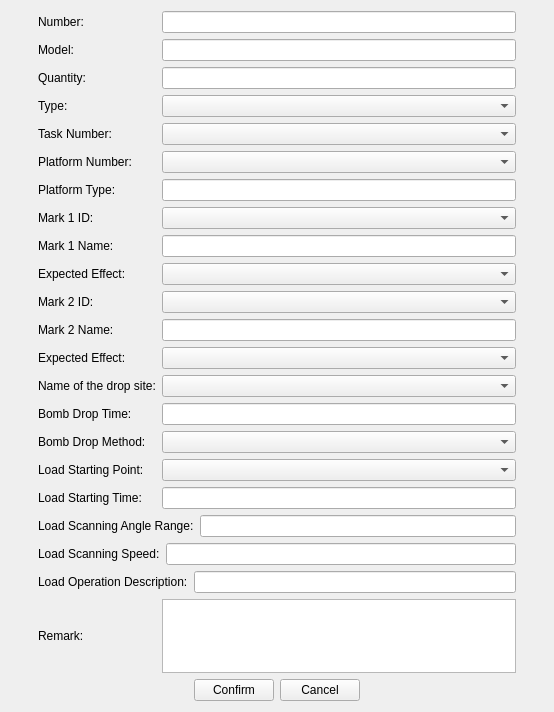
<?xml version="1.0" encoding="UTF-8"?>
<ui version="4.0">
 <class>CDlgMissionPlatformLoadEdit</class>
 <widget class="QWidget" name="CDlgMissionPlatformLoadEdit">
  <property name="geometry">
   <rect>
    <x>0</x>
    <y>0</y>
    <width>554</width>
    <height>712</height>
   </rect>
  </property>
  <property name="windowTitle">
   <string>Form</string>
  </property>
  <layout class="QHBoxLayout" name="horizontalLayout_24" stretch="1,18,1">
   <item>
    <spacer name="horizontalSpacer">
     <property name="orientation">
      <enum>Qt::Horizontal</enum>
     </property>
     <property name="sizeHint" stdset="0">
      <size>
       <width>32</width>
       <height>20</height>
      </size>
     </property>
    </spacer>
   </item>
   <item>
    <layout class="QVBoxLayout" name="verticalLayout" stretch="1,1,1,1,1,1,1,1,1,1,1,1,1,1,1,1,1,1,1,1,1,2,1">
     <item>
      <layout class="QHBoxLayout" name="horizontalLayout" stretch="1,3">
       <item>
        <widget class="QLabel" name="label">
         <property name="text">
          <string>Number:</string>
         </property>
        </widget>
       </item>
       <item>
        <widget class="QLineEdit" name="lineEdit"/>
       </item>
      </layout>
     </item>
     <item>
      <layout class="QHBoxLayout" name="horizontalLayout_2" stretch="1,3">
       <item>
        <widget class="QLabel" name="label_2">
         <property name="text">
          <string>Model:</string>
         </property>
        </widget>
       </item>
       <item>
        <widget class="QLineEdit" name="lineEdit_2"/>
       </item>
      </layout>
     </item>
     <item>
      <layout class="QHBoxLayout" name="horizontalLayout_11" stretch="1,3">
       <item>
        <widget class="QLabel" name="label_11">
         <property name="text">
          <string>Quantity:</string>
         </property>
        </widget>
       </item>
       <item>
        <widget class="QLineEdit" name="lineEdit_3"/>
       </item>
      </layout>
     </item>
     <item>
      <layout class="QHBoxLayout" name="horizontalLayout_22" stretch="1,3">
       <item>
        <widget class="QLabel" name="label_21">
         <property name="text">
          <string>Type:</string>
         </property>
        </widget>
       </item>
       <item>
        <widget class="QComboBox" name="comboBox_14"/>
       </item>
      </layout>
     </item>
     <item>
      <layout class="QHBoxLayout" name="horizontalLayout_3" stretch="1,3">
       <item>
        <widget class="QLabel" name="label_3">
         <property name="text">
          <string>Task Number:</string>
         </property>
        </widget>
       </item>
       <item>
        <widget class="QComboBox" name="comboBox_3"/>
       </item>
      </layout>
     </item>
     <item>
      <layout class="QHBoxLayout" name="horizontalLayout_18" stretch="1,3">
       <item>
        <widget class="QLabel" name="label_17">
         <property name="text">
          <string>Platform Number:</string>
         </property>
        </widget>
       </item>
       <item>
        <widget class="QComboBox" name="comboBox_9"/>
       </item>
      </layout>
     </item>
     <item>
      <layout class="QHBoxLayout" name="horizontalLayout_17" stretch="1,3">
       <item>
        <widget class="QLabel" name="label_16">
         <property name="text">
          <string>Platform Type:</string>
         </property>
        </widget>
       </item>
       <item>
        <widget class="QLineEdit" name="lineEdit_5"/>
       </item>
      </layout>
     </item>
     <item>
      <layout class="QHBoxLayout" name="horizontalLayout_4" stretch="1,3">
       <item>
        <widget class="QLabel" name="label_4">
         <property name="text">
          <string>Mark 1 ID:</string>
         </property>
        </widget>
       </item>
       <item>
        <widget class="QComboBox" name="comboBox_2"/>
       </item>
      </layout>
     </item>
     <item>
      <layout class="QHBoxLayout" name="horizontalLayout_5" stretch="1,3">
       <item>
        <widget class="QLabel" name="label_5">
         <property name="text">
          <string>Mark 1 Name:</string>
         </property>
        </widget>
       </item>
       <item>
        <widget class="QLineEdit" name="lineEdit_4"/>
       </item>
      </layout>
     </item>
     <item>
      <layout class="QHBoxLayout" name="horizontalLayout_6" stretch="1,3">
       <item>
        <widget class="QLabel" name="label_6">
         <property name="text">
          <string>Expected Effect:</string>
         </property>
        </widget>
       </item>
       <item>
        <widget class="QComboBox" name="comboBox_11"/>
       </item>
      </layout>
     </item>
     <item>
      <layout class="QHBoxLayout" name="horizontalLayout_9" stretch="1,3">
       <item>
        <widget class="QLabel" name="label_9">
         <property name="text">
          <string>Mark 2 ID:</string>
         </property>
        </widget>
       </item>
       <item>
        <widget class="QComboBox" name="comboBox_12"/>
       </item>
      </layout>
     </item>
     <item>
      <layout class="QHBoxLayout" name="horizontalLayout_8" stretch="1,3">
       <item>
        <widget class="QLabel" name="label_8">
         <property name="text">
          <string>Mark 2 Name:</string>
         </property>
        </widget>
       </item>
       <item>
        <widget class="QLineEdit" name="lineEdit_8"/>
       </item>
      </layout>
     </item>
     <item>
      <layout class="QHBoxLayout" name="horizontalLayout_10" stretch="1,3">
       <item>
        <widget class="QLabel" name="label_10">
         <property name="text">
          <string>Expected Effect:</string>
         </property>
        </widget>
       </item>
       <item>
        <widget class="QComboBox" name="comboBox_13"/>
       </item>
      </layout>
     </item>
     <item>
      <layout class="QHBoxLayout" name="horizontalLayout_15" stretch="1,3">
       <item>
        <widget class="QLabel" name="label_14">
         <property name="text">
          <string>Name of the drop site:</string>
         </property>
        </widget>
       </item>
       <item>
        <widget class="QComboBox" name="comboBox"/>
       </item>
      </layout>
     </item>
     <item>
      <layout class="QHBoxLayout" name="horizontalLayout_16" stretch="1,3">
       <item>
        <widget class="QLabel" name="label_15">
         <property name="text">
          <string>Bomb Drop Time:</string>
         </property>
        </widget>
       </item>
       <item>
        <widget class="QLineEdit" name="lineEdit_9"/>
       </item>
      </layout>
     </item>
     <item>
      <layout class="QHBoxLayout" name="horizontalLayout_19" stretch="1,3">
       <item>
        <widget class="QLabel" name="label_18">
         <property name="text">
          <string>Bomb Drop Method:</string>
         </property>
        </widget>
       </item>
       <item>
        <widget class="QComboBox" name="comboBox_10"/>
       </item>
      </layout>
     </item>
     <item>
      <layout class="QHBoxLayout" name="horizontalLayout_20" stretch="1,3">
       <item>
        <widget class="QLabel" name="label_19">
         <property name="text">
          <string>Load Starting Point:</string>
         </property>
        </widget>
       </item>
       <item>
        <widget class="QComboBox" name="comboBox_4"/>
       </item>
      </layout>
     </item>
     <item>
      <layout class="QHBoxLayout" name="horizontalLayout_21" stretch="1,3">
       <item>
        <widget class="QLabel" name="label_20">
         <property name="text">
          <string>Load Starting Time:</string>
         </property>
        </widget>
       </item>
       <item>
        <widget class="QLineEdit" name="lineEdit_15"/>
       </item>
      </layout>
     </item>
     <item>
      <layout class="QHBoxLayout" name="horizontalLayout_7" stretch="1,3">
       <item>
        <widget class="QLabel" name="label_7">
         <property name="text">
          <string>Load Scanning Angle Range:</string>
         </property>
        </widget>
       </item>
       <item>
        <widget class="QLineEdit" name="lineEdit_11"/>
       </item>
      </layout>
     </item>
     <item>
      <layout class="QHBoxLayout" name="horizontalLayout_14" stretch="1,3">
       <item>
        <widget class="QLabel" name="label_13">
         <property name="text">
          <string>Load Scanning Speed:</string>
         </property>
        </widget>
       </item>
       <item>
        <widget class="QLineEdit" name="lineEdit_12"/>
       </item>
      </layout>
     </item>
     <item>
      <layout class="QHBoxLayout" name="horizontalLayout_23" stretch="1,3">
       <item>
        <widget class="QLabel" name="label_22">
         <property name="text">
          <string>Load Operation Description:</string>
         </property>
        </widget>
       </item>
       <item>
        <widget class="QLineEdit" name="lineEdit_14"/>
       </item>
      </layout>
     </item>
     <item>
      <layout class="QHBoxLayout" name="horizontalLayout_12" stretch="1,3">
       <item>
        <widget class="QLabel" name="label_12">
         <property name="text">
          <string>Remark:</string>
         </property>
        </widget>
       </item>
       <item>
        <widget class="QTextEdit" name="textEdit"/>
       </item>
      </layout>
     </item>
     <item>
      <layout class="QHBoxLayout" name="horizontalLayout_13" stretch="2,1,1,2">
       <item>
        <spacer name="horizontalSpacer_3">
         <property name="orientation">
          <enum>Qt::Horizontal</enum>
         </property>
         <property name="sizeHint" stdset="0">
          <size>
           <width>40</width>
           <height>20</height>
          </size>
         </property>
        </spacer>
       </item>
       <item>
        <widget class="QPushButton" name="pushButton">
         <property name="text">
          <string>Confirm</string>
         </property>
        </widget>
       </item>
       <item>
        <widget class="QPushButton" name="pushButton_2">
         <property name="text">
          <string>Cancel</string>
         </property>
        </widget>
       </item>
       <item>
        <spacer name="horizontalSpacer_4">
         <property name="orientation">
          <enum>Qt::Horizontal</enum>
         </property>
         <property name="sizeHint" stdset="0">
          <size>
           <width>40</width>
           <height>20</height>
          </size>
         </property>
        </spacer>
       </item>
      </layout>
     </item>
    </layout>
   </item>
   <item>
    <spacer name="horizontalSpacer_2">
     <property name="orientation">
      <enum>Qt::Horizontal</enum>
     </property>
     <property name="sizeHint" stdset="0">
      <size>
       <width>32</width>
       <height>20</height>
      </size>
     </property>
    </spacer>
   </item>
  </layout>
 </widget>
 <resources/>
 <connections/>
</ui>
